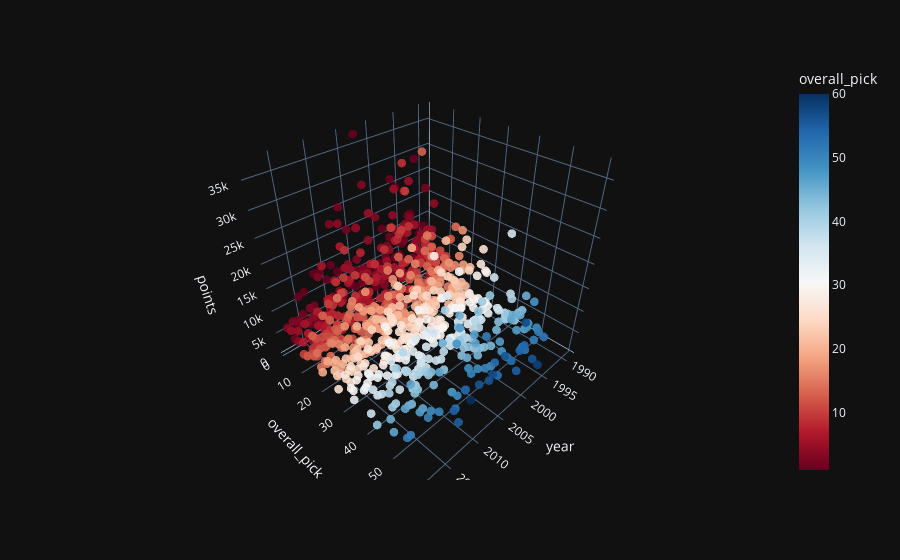

Notebook cell for this chart:
### Markdown cell above
### Total points scored by overall picks and years

### Code cell
df = df[df["games"] > 245] #Ensure players have played 3 seasons worth of games

fig = px.scatter_3d(df, x = "year", y = "overall_pick" , z = "points",
                    opacity = 0.9, hover_data = ["player"],
                    color = "overall_pick", color_continuous_scale = "RdBu")

fig.update_traces(marker = dict(size = 3)) #make markers smaller
fig.update_layout(template="plotly_dark")

fig.show()

# Can see strong correlation of higher overall picks amounting to greater points in their career
# Can see players like lebron james who are clear above the rest

### Figure 1 — Plotly figure (JSON) as saved in the notebook; plotly's stock layout.template omitted (floating-point values rounded to 4 significant figures; data arrays with more than 128 entries replaced by an {"elided": "..."} marker saying what was removed)
{"data": [{"customdata": {"elided": "817x1 str values"}, "hovertemplate": "year=%{x}<br>overall_pick=%{marker.color}<br>points=%{z}<br>player=%{customdata[0]}<extra></extra>", "legendgroup": "", "marker": {"color": {"elided": "817 int values"}, "coloraxis": "coloraxis", "opacity": 0.9, "size": 3, "symbol": "circle"}, "mode": "markers", "name": "", "scene": "scene", "showlegend": false, "type": "scatter3d", "x": {"elided": "817 int values"}, "y": {"elided": "817 int values"}, "z": {"elided": "817 int values"}}], "layout": {"coloraxis": {"colorbar": {"title": {"text": "overall_pick"}}, "colorscale": [[0, "rgb(103,0,31)"], [0.1, "rgb(178,24,43)"], [0.2, "rgb(214,96,77)"], [0.3, "rgb(244,165,130)"], [0.4, "rgb(253,219,199)"], [0.5, "rgb(247,247,247)"], [0.6, "rgb(209,229,240)"], [0.7, "rgb(146,197,222)"], [0.8, "rgb(67,147,195)"], [0.9, "rgb(33,102,172)"], [1, "rgb(5,48,97)"]]}, "legend": {"tracegroupgap": 0}, "margin": {"t": 60}, "scene": {"domain": {"x": [0, 1], "y": [0, 1]}, "xaxis": {"title": {"text": "year"}}, "yaxis": {"title": {"text": "overall_pick"}}, "zaxis": {"title": {"text": "points"}}}}}
